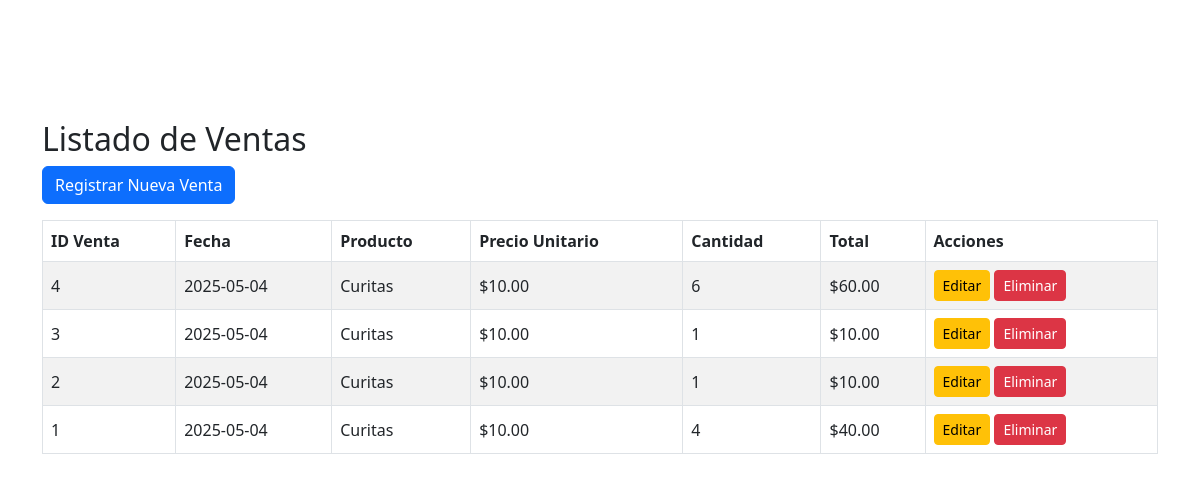
Screenshot of /Sistema/ventas/listar.php with the database file from the repository.
### tables this page shows
CREATE TABLE `ventas` (
  `id` int(11) NOT NULL,
  `fecha` date NOT NULL,
  `producto_id` int(11) NOT NULL,
  `cantidad` int(11) NOT NULL,
  `total` decimal(10,2) NOT NULL
);

CREATE TABLE `productos` (
  `id` int(11) NOT NULL,
  `nombre` varchar(100) NOT NULL,
  `stock` int(11) NOT NULL,
  `precio` decimal(10,2) NOT NULL
);

### Sistema/ventas/listar.php (the view, shortened to what this page needs)
<?php
include('../../conexion_bd.php');
$query = "SELECT ventas.*, productos.nombre AS nombre_producto, productos.precio AS precio_unitario
          FROM ventas
          INNER JOIN productos ON ventas.producto_id = productos.id
          ORDER BY ventas.id DESC";
$resultado = $conexion->query($query);
$ventas = [];
if ($resultado) {
    while ($fila = $resultado->fetch_assoc()) {
        $ventas[] = $fila;
    }
}
?>
<!DOCTYPE html>
<html lang="es">
<head>
    <link rel="stylesheet" href="../style.css" />
    <link href="https://cdn.jsdelivr.net/npm/bootstrap@5.3.0/dist/css/bootstrap.min.css" rel="stylesheet" />
</head>
<body>
    <div class="container mt-5">
        <h2>Listado de Ventas</h2>
        <a href="crear.php" class="btn btn-primary mb-3">Registrar Nueva Venta</a>
        <table class="table table-bordered table-striped">
            <thead>
                <tr>
                    <th>ID Venta</th>
                    <th>Fecha</th>
                    <th>Producto</th>
                    <th>Precio Unitario</th>
                    <th>Cantidad</th>
                    <th>Total</th>
                    <th>Acciones</th>
                </tr>
            </thead>
            <tbody>
                <?php if (count($ventas) > 0): ?>
                    <?php foreach ($ventas as $venta): ?>
                        <tr>
                            <td><?= $venta['id'] ?></td>
                            <td><?= $venta['fecha'] ?></td>
                            <td><?= htmlspecialchars($venta['nombre_producto']) ?></td>
                            <td>$<?= number_format($venta['precio_unitario'], 2) ?></td>
                            <td><?= $venta['cantidad'] ?></td>
                            <td>$<?= number_format($venta['total'], 2) ?></td>
                            <td>
                                <a href="editar.php?id=<?= $venta['id'] ?>" class="btn btn-warning btn-sm">Editar</a>
                                <a href="eliminar.php?id=<?= $venta['id'] ?>" class="btn btn-danger btn-sm" onclick="return confirm('¿Estás seguro de eliminar esta venta?')">Eliminar</a>
                            </td>
                        </tr>
                    <?php endforeach; ?>
                <?php else: ?>
                    <tr>
                        <td colspan="7" class="text-center">No hay ventas registradas.</td>
                    </tr>
                <?php endif; ?>
            </tbody>
        </table>
    </div>
</body>
</html>

### Sistema/style.css (style rules this page uses)
body { padding-top: 4.5rem; background: #f5f5f5; font-family: 'Segoe UI', Tahoma, Geneva, Verdana, sans-serif; color: #333; }
.table { background-color: #ffffff; border: 1px solid #ccc; }
.table thead { background-color: #8B1C1C; color: white; }
.table tbody tr { background-color: #ffffff; }
.table th, .table td { vertical-align: middle; }
.table-striped > tbody > tr:nth-of-type(odd) { background-color: #f9f9f9; }
.btn-primary, .btn-primary:hover { background-color: #8B1C1C; border-color: #6f1515; }

### rows the page displays
ventas: id "4", fecha "2025-05-04", producto.nombre "Curitas", producto.precio "10.00", cantidad "6", total "60.00"
ventas: id "3", fecha "2025-05-04", producto.nombre "Curitas", producto.precio "10.00", cantidad "1", total "10.00"
ventas: id "2", fecha "2025-05-04", producto.nombre "Curitas", producto.precio "10.00", cantidad "1", total "10.00"
ventas: id "1", fecha "2025-05-04", producto.nombre "Curitas", producto.precio "10.00", cantidad "4", total "40.00"
